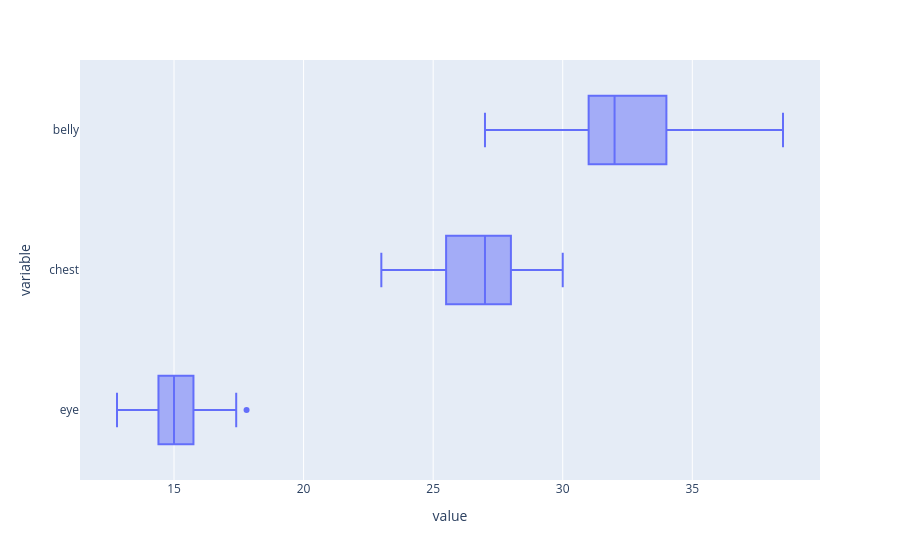

Source (notebook cell):
### Code cell
px.box(df, x=['eye', 'chest', 'belly'])

### Figure 1 — Plotly figure (JSON) as saved in the notebook; plotly's stock layout.template omitted (floating-point values rounded to 4 significant figures; data arrays with more than 128 entries replaced by an {"elided": "..."} marker saying what was removed)
{"data": [{"alignmentgroup": "True", "hovertemplate": "value=%{x}<br>variable=%{y}<extra></extra>", "legendgroup": "", "marker": {"color": "#636efa"}, "name": "", "notched": false, "offsetgroup": "", "orientation": "h", "showlegend": false, "type": "box", "x": {"elided": "264 float values"}, "x0": " ", "xaxis": "x", "y": {"elided": "264 str values"}, "y0": " ", "yaxis": "y"}], "layout": {"boxmode": "group", "legend": {"tracegroupgap": 0}, "margin": {"t": 60}, "xaxis": {"anchor": "y", "domain": [0, 1], "title": {"text": "value"}}, "yaxis": {"anchor": "x", "domain": [0, 1], "title": {"text": "variable"}}}}
